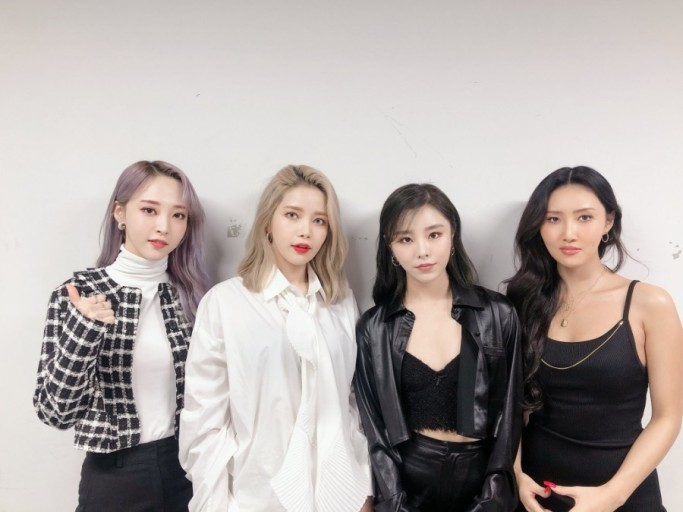
#> input picture mamamoo.jpg, 683 x 512 px
$ python Submission_face_read_Second_modified.py
#> lines starting #> are read from the running program, lines starting #| are printed output that depends on the picture; after the words box and inside, x2 and y2 are one past the last pixel; in counts of white or black regions, pixels touching at a corner belong together
import numpy as np
import cv2

face_cascade=cv2.CascadeClassifier('haarcascade_frontalface_default.xml')
eye_cascade=cv2.CascadeClassifier(cv2.data.haarcascades+'haarcascade_eye.xml')

ff=np.fromfile('mamamoo.jpg',np.uint8)
img=cv2.imdecode(ff,cv2.IMREAD_UNCHANGED)
#> img is the input picture: shape (512, 683, 3); mean B, G, R 165.6, 168.6, 176.7
img=cv2.resize(img,dsize=(0,0),fx=1.0,fy=1.0,interpolation=cv2.INTER_LINEAR)

gray=cv2.cvtColor(img,cv2.COLOR_BGR2GRAY)
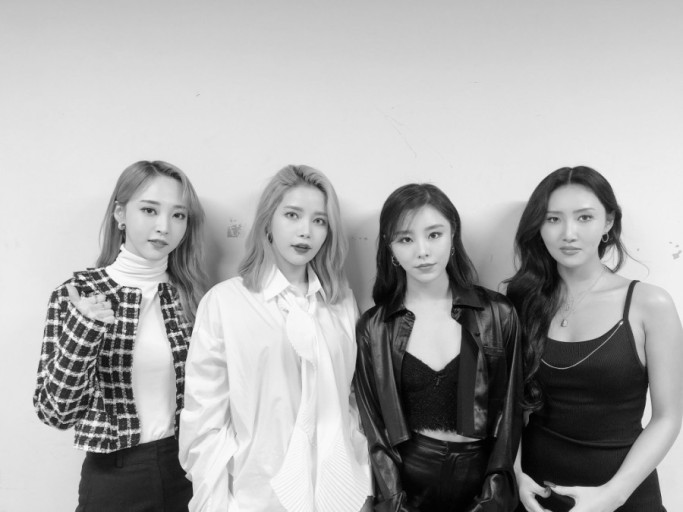
#> gray: shape (512, 683); min 0, max 255, mean 170.7

faces=face_cascade.detectMultiScale(gray,1.4,10)
#> faces = [[537, 195, 66, 66], [111, 174, 92, 92], [525, 180, 92, 92], [375, 198, 92, 92]]
for(x,y,w,h) in faces:
    face_img=img[y:y+h,x:x+w]
    face_img=cv2.resize(face_img,dsize=(0,0),fx=0.15,fy=0.15)
    face_img=cv2.resize(face_img,(w,h),interpolation=cv2.INTER_AREA)
    img[y:y+h,x:x+w]=face_img
#> this loop made 4 passes
#> pass 1, `face_img=img[y:y+h,x:x+w]`:
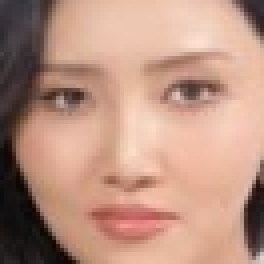
#> face_img: shape (66, 66, 3) (shown 4 times larger); mean B, G, R 129.3, 146.3, 186.3
#> pass 1, `face_img=cv2.resize(face_img,(w,h),interpolation=cv2.INTER_AREA)`:
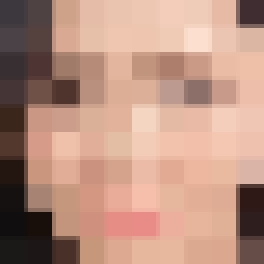
#> face_img: shape (66, 66, 3) (shown 4 times larger); mean B, G, R 128.9, 145.7, 185.6
#> pass 2, `face_img=img[y:y+h,x:x+w]`:
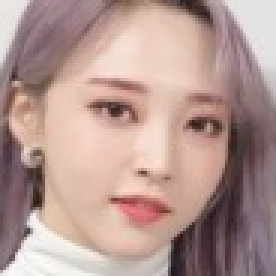
#> face_img: shape (92, 92, 3) (shown 3 times larger); mean B, G, R 146.1, 152.6, 180.2
#> pass 2, `face_img=cv2.resize(face_img,(w,h),interpolation=cv2.INTER_AREA)`:
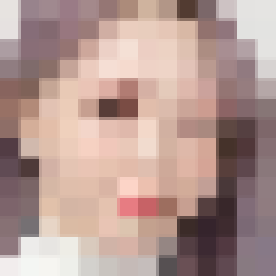
#> face_img: shape (92, 92, 3) (shown 3 times larger); mean B, G, R 146.4, 152.8, 179.7
#> after the loop:
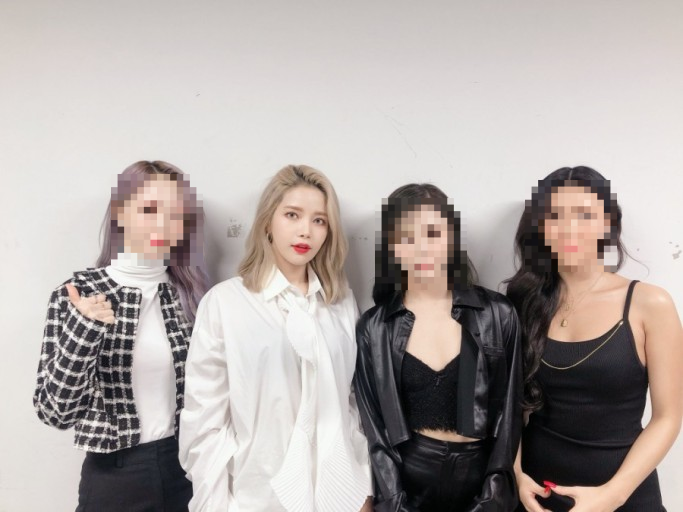
#> img: shape (512, 683, 3); 7.16% of pixels changed, all inside (x1, y1, x2, y2) = (111, 174, 617, 290)


cv2.imshow('face find',img)
cv2.waitKey(0)
